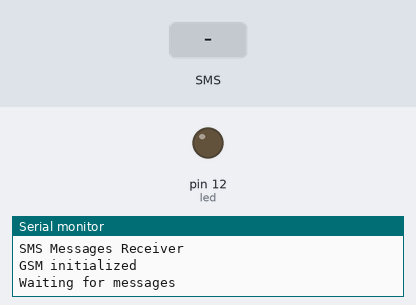
Recording of a sketch running on a simulated Arduino Uno, built with avr-gcc and run on an emulated ATmega328P. Parts: output pins drawn as LEDs (lit = HIGH), the last lines printed to the serial monitor. Inputs (shaded band) come from the test bench.

Above: at 3.2 s.
3.3 s: text message "1" received
At 5.0 s:
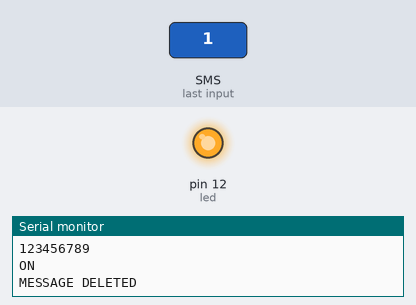
7.5 s: text message "2" received
At 8.4 s:
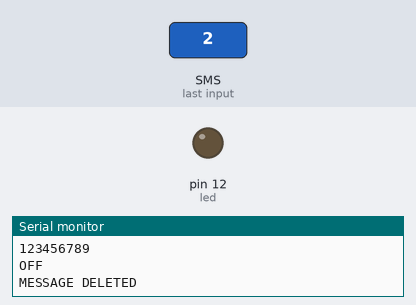
Timing chart, 0 to 10.5 s (numbered marks = the images above; inputs shaded):
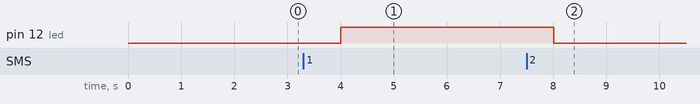

The sketch:

GSM_Project.ino
```cpp
#include <GSM.h>

int led = 12;

#define PINNUMBER ""

GSM gsmAccess;
GSM_SMS sms;

char senderNumber[20];

void setup()
{
  Serial.begin(9600);

  pinMode(led,OUTPUT);

  while (!Serial)
  {
    ;
  }

  Serial.println("SMS Messages Receiver");

  boolean notConnected = true;

  while(notConnected)
  {
    if(gsmAccess.begin(PINNUMBER)==GSM_READY)
      notConnected = false;
    else
    {
      Serial.println("Not connected");
      delay(1000);
    }
  }

  Serial.println("GSM initialized");
  Serial.println("Waiting for messages");
}

void loop()
{
  char c;

  // If there are any SMSs available()
  if (sms.available())
  {
    Serial.println("Message received from:");

    sms.remoteNumber(senderNumber, 20);
    Serial.println(senderNumber);

    // Any messages starting with # should be discarded
    if(sms.peek()=='#')
    {
      Serial.println("Discarded SMS");
      sms.flush();
    }

    if(sms.peek()=='1')
    {
      Serial.println("ON");
      digitalWrite(led, HIGH);
      sms.flush();
    }

    if(sms.peek()=='2')
    {
      Serial.println("OFF");
      digitalWrite(led, LOW);
      sms.flush();
    }


/*
    // Read message bytes and print them
    while(c=sms.read())
      Serial.print(c);
*/

  sms.flush();
  // Serial.println("MESSAGE NO COMPATIBLE");
  Serial.println("MESSAGE DELETED");

  }

  delay(1000);

}
```

Measured:
- after the input at 3.3 s, pin 12 (led): LOW → HIGH after 0.71 s
- after the input at 7.5 s, pin 12 (led): HIGH → LOW after 0.52 s
